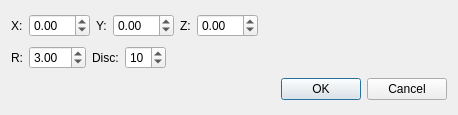
<?xml version="1.0" encoding="UTF-8"?>
<ui version="4.0">
 <class>DialogSphere</class>
 <widget class="QDialog" name="DialogSphere">
  <property name="geometry">
   <rect>
    <x>0</x>
    <y>0</y>
    <width>458</width>
    <height>115</height>
   </rect>
  </property>
  <property name="windowTitle">
   <string>Dialog</string>
  </property>
  <layout class="QVBoxLayout" name="verticalLayout">
   <item>
    <layout class="QHBoxLayout" name="horizontalLayout">
     <item>
      <widget class="QLabel" name="label">
       <property name="text">
        <string>X:</string>
       </property>
      </widget>
     </item>
     <item>
      <widget class="QDoubleSpinBox" name="doubleSpinBox_X">
       <property name="prefix">
        <string/>
       </property>
       <property name="minimum">
        <double>-99.989999999999995</double>
       </property>
       <property name="singleStep">
        <double>0.500000000000000</double>
       </property>
       <property name="value">
        <double>0.000000000000000</double>
       </property>
      </widget>
     </item>
     <item>
      <widget class="QLabel" name="label_2">
       <property name="text">
        <string>Y:</string>
       </property>
      </widget>
     </item>
     <item>
      <widget class="QDoubleSpinBox" name="doubleSpinBox_Y">
       <property name="minimum">
        <double>-99.989999999999995</double>
       </property>
       <property name="singleStep">
        <double>0.500000000000000</double>
       </property>
      </widget>
     </item>
     <item>
      <widget class="QLabel" name="label_3">
       <property name="text">
        <string>Z:</string>
       </property>
      </widget>
     </item>
     <item>
      <widget class="QDoubleSpinBox" name="doubleSpinBox_Z">
       <property name="minimum">
        <double>-99.989999999999995</double>
       </property>
       <property name="singleStep">
        <double>0.500000000000000</double>
       </property>
      </widget>
     </item>
     <item>
      <spacer name="horizontalSpacer_2">
       <property name="orientation">
        <enum>Qt::Horizontal</enum>
       </property>
       <property name="sizeHint" stdset="0">
        <size>
         <width>40</width>
         <height>20</height>
        </size>
       </property>
      </spacer>
     </item>
    </layout>
   </item>
   <item>
    <layout class="QHBoxLayout" name="horizontalLayout_2">
     <item>
      <widget class="QLabel" name="label_4">
       <property name="text">
        <string>R:</string>
       </property>
      </widget>
     </item>
     <item>
      <widget class="QDoubleSpinBox" name="doubleSpinBox_R">
       <property name="singleStep">
        <double>0.500000000000000</double>
       </property>
       <property name="value">
        <double>3.000000000000000</double>
       </property>
      </widget>
     </item>
     <item>
      <widget class="QLabel" name="label_5">
       <property name="text">
        <string>Disc:</string>
       </property>
      </widget>
     </item>
     <item>
      <widget class="QSpinBox" name="spinBox_Disc">
       <property name="value">
        <number>10</number>
       </property>
      </widget>
     </item>
     <item>
      <spacer name="horizontalSpacer">
       <property name="orientation">
        <enum>Qt::Horizontal</enum>
       </property>
       <property name="sizeHint" stdset="0">
        <size>
         <width>40</width>
         <height>20</height>
        </size>
       </property>
      </spacer>
     </item>
    </layout>
   </item>
   <item>
    <widget class="QDialogButtonBox" name="buttonBox">
     <property name="orientation">
      <enum>Qt::Horizontal</enum>
     </property>
     <property name="standardButtons">
      <set>QDialogButtonBox::Cancel|QDialogButtonBox::Ok</set>
     </property>
    </widget>
   </item>
  </layout>
 </widget>
 <resources/>
 <connections>
  <connection>
   <sender>buttonBox</sender>
   <signal>accepted()</signal>
   <receiver>DialogSphere</receiver>
   <slot>accept()</slot>
   <hints>
    <hint type="sourcelabel">
     <x>248</x>
     <y>254</y>
    </hint>
    <hint type="destinationlabel">
     <x>157</x>
     <y>274</y>
    </hint>
   </hints>
  </connection>
  <connection>
   <sender>buttonBox</sender>
   <signal>rejected()</signal>
   <receiver>DialogSphere</receiver>
   <slot>reject()</slot>
   <hints>
    <hint type="sourcelabel">
     <x>316</x>
     <y>260</y>
    </hint>
    <hint type="destinationlabel">
     <x>286</x>
     <y>274</y>
    </hint>
   </hints>
  </connection>
 </connections>
</ui>
